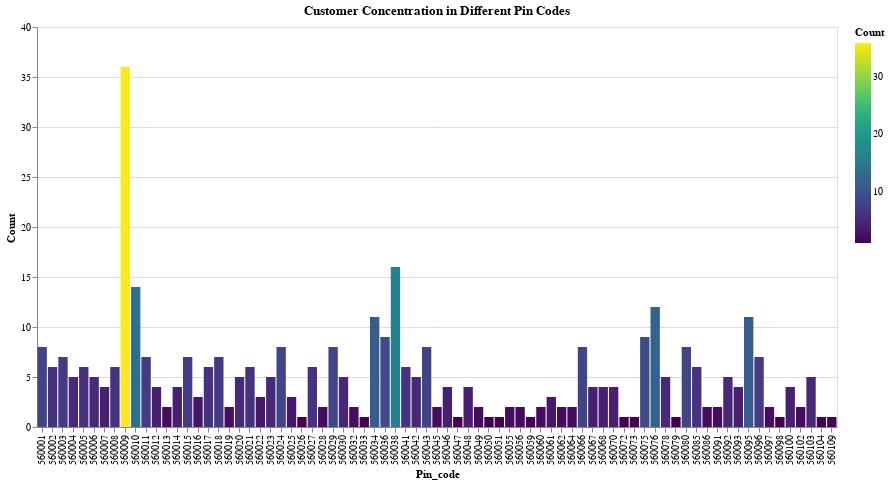

The notebook cell saved with this chart:
### Code cell
bar_chart

### Figure 1 — Vega-Lite specification as saved in the notebook (floating-point values rounded to 4 significant figures)
{"config": {"view": {"continuousWidth": 300, "continuousHeight": 300}}, "data": {"name": "data-fbeeb5ef790b9c6f7268f66878616e7e"}, "mark": {"type": "bar"}, "encoding": {"color": {"field": "Count", "scale": {"scheme": "viridis"}, "type": "quantitative"}, "tooltip": [{"field": "Pin_code", "type": "nominal"}, {"field": "Count", "type": "quantitative"}], "x": {"field": "Pin_code", "type": "nominal"}, "y": {"field": "Count", "type": "quantitative"}}, "height": 400, "title": "Customer Concentration in Different Pin Codes", "width": 800, "$schema": "https://vega.github.io/schema/vega-lite/v5.8.0.json", "datasets": {"data-fbeeb5ef790b9c6f7268f66878616e7e": [{"Pin_code": 560009, "Count": 36}, {"Pin_code": 560038, "Count": 16}, {"Pin_code": 560010, "Count": 14}, {"Pin_code": 560076, "Count": 12}, {"Pin_code": 560034, "Count": 11}, {"Pin_code": 560095, "Count": 11}, {"Pin_code": 560075, "Count": 9}, {"Pin_code": 560036, "Count": 9}, {"Pin_code": 560024, "Count": 8}, {"Pin_code": 560029, "Count": 8}, {"Pin_code": 560001, "Count": 8}, {"Pin_code": 560066, "Count": 8}, {"Pin_code": 560043, "Count": 8}, {"Pin_code": 560080, "Count": 8}, {"Pin_code": 560011, "Count": 7}, {"Pin_code": 560015, "Count": 7}, {"Pin_code": 560096, "Count": 7}, {"Pin_code": 560018, "Count": 7}, {"Pin_code": 560003, "Count": 7}, {"Pin_code": 560041, "Count": 6}, {"Pin_code": 560027, "Count": 6}, {"Pin_code": 560085, "Count": 6}, {"Pin_code": 560002, "Count": 6}, {"Pin_code": 560021, "Count": 6}, {"Pin_code": 560017, "Count": 6}, {"Pin_code": 560008, "Count": 6}, {"Pin_code": 560005, "Count": 6}, {"Pin_code": 560023, "Count": 5}, {"Pin_code": 560092, "Count": 5}, {"Pin_code": 560078, "Count": 5}, {"Pin_code": 560030, "Count": 5}, {"Pin_code": 560103, "Count": 5}, {"Pin_code": 560006, "Count": 5}, {"Pin_code": 560042, "Count": 5}, {"Pin_code": 560004, "Count": 5}, {"Pin_code": 560020, "Count": 5}, {"Pin_code": 560093, "Count": 4}, {"Pin_code": 560048, "Count": 4}, {"Pin_code": 560070, "Count": 4}, {"Pin_code": 560067, "Count": 4}, {"Pin_code": 560046, "Count": 4}, {"Pin_code": 560068, "Count": 4}, {"Pin_code": 560100, "Count": 4}, {"Pin_code": 560014, "Count": 4}, {"Pin_code": 560012, "Count": 4}, {"Pin_code": 560007, "Count": 4}, {"Pin_code": 560025, "Count": 3}, {"Pin_code": 560022, "Count": 3}, {"Pin_code": 560016, "Count": 3}, {"Pin_code": 560061, "Count": 3}, {"Pin_code": 560091, "Count": 2}, {"Pin_code": 560086, "Count": 2}, {"Pin_code": 560102, "Count": 2}, {"Pin_code": 560097, "Count": 2}, {"Pin_code": 560045, "Count": 2}, {"Pin_code": 560064, "Count": 2}, {"Pin_code": 560056, "Count": 2}, {"Pin_code": 560013, "Count": 2}, {"Pin_code": 560019, "Count": 2}, {"Pin_code": 560028, "Count": 2}, {"Pin_code": 560032, "Count": 2}, {"Pin_code": 560055, "Count": 2}, {"Pin_code": 560049, "Count": 2}, {"Pin_code": 560060, "Count": 2}, {"Pin_code": 560062, "Count": 2}, {"Pin_code": 560079, "Count": 1}, {"Pin_code": 560051, "Count": 1}, {"Pin_code": 560050, "Count": 1}, {"Pin_code": 560072, "Count": 1}, {"Pin_code": 560047, "Count": 1}, {"Pin_code": 560033, "Count": 1}, {"Pin_code": 560059, "Count": 1}, {"Pin_code": 560098, "Count": 1}, {"Pin_code": 560026, "Count": 1}, {"Pin_code": 560073, "Count": 1}, {"Pin_code": 560104, "Count": 1}, {"Pin_code": 560109, "Count": 1}]}}
